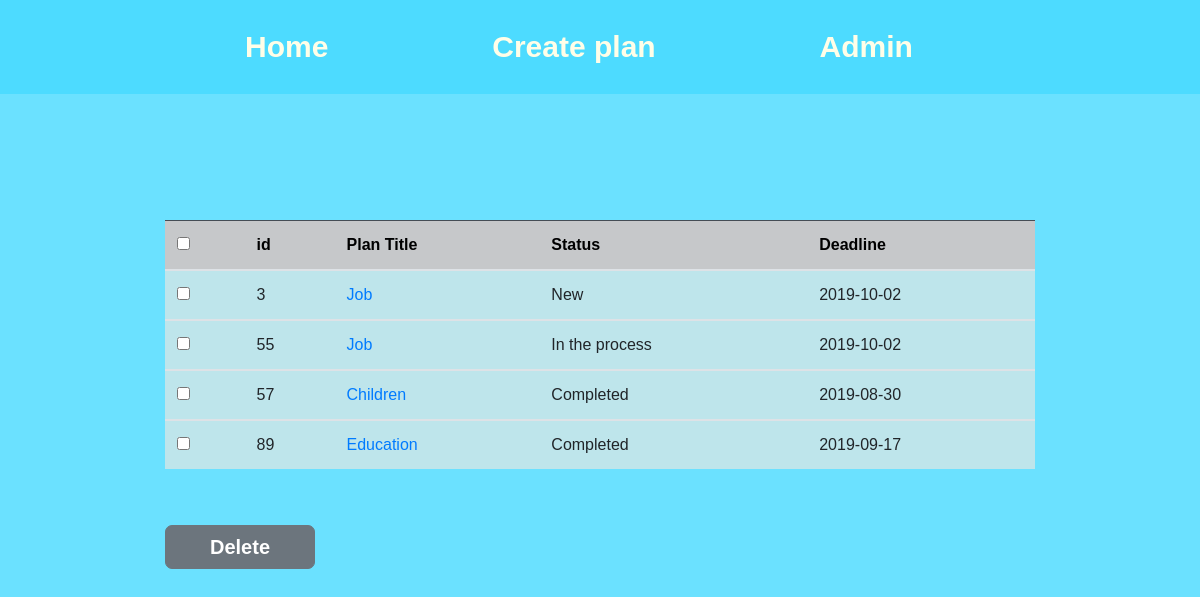
The page / on the database its author committed.
### webapp/models.py (models this page shows, shortened)
class Plan(models.Model):
    title = models.CharField(max_length=200, verbose_name='Plan name')
    text = models.TextField(max_length=3000, null=True, blank=True, verbose_name='Description')
    status = models.CharField(max_length=20, null=False, blank=False, verbose_name='Status', default=STATUS_CHOICES[0][0],
                              choices=STATUS_CHOICES)
    deadline = models.DateField(max_length=10, null=True, blank=True, default='', verbose_name='Deadline')

### webapp/views.py (the view)
# urls.py: path('', index_view, name='index'),
def index_view(request, *args, **kwargs):
    plans = Plan.objects.all()
    context = {
        'plans': plans
    }
    return render(request, 'index.html', context)

### webapp/templates/index.html (shortened to what this page needs)
{% extends 'base.html' %}
{% block content %}
    <form method="POST" action="{% url 'delete_item'%}">
        <div class="container_index">
            <div class="row">
                <div class="col-12">
                    <table class="table">
                        <thead>
                        <tr class="table-dark">
                            <th scope="col"><input type="checkbox"></th>
                            <th scope="col">id</th>
                            <th scope="col">Plan Title</th>
                            <th scope="col">Status</th>
                            <th scope="col">Deadline</th>
                        </tr>
                        </thead>
                        {% for plan in plans %}
                            <tbody>
                            <tr class="table-info">
                                <td class="vcenter"><input type="checkbox" name="choice_item" value="{{ plan.pk }}"/></td>
                                <td>{{ plan.pk }}</td>
                                <td><a href="{% url 'view_plan' plan.pk %}">{{ plan.title }}</td>
                                <td>{{ plan.get_status_display }}</td>
                                <td>{{ plan.deadline|date:'Y-m-d'}}</td>
                            </tr>
                            </tbody>
                        {% endfor %}
                    </table>
                </div>
            </div>
                <p><input type="submit" value="Delete" class="btn btn-secondary"></p>
        </div>
    </form>
{% endblock %}

### webapp/templates/base.html (shortened to what this page needs)
{% load staticfiles %}
<!doctype html>
<html lang="en">
<head>
    <link rel="stylesheet" href="{% static 'css/bootstrap.min.css' %}">
    <link rel="stylesheet" href="{% static 'css/style.css' %}">
</head>
<body>
<nav class="navbar">
    <div class="container">
        <ul class="navbar_menu">
            <li><a href="{% url 'index' %}">Home</a></li>
            <li><a href="{% url 'create_plan' %}">Create plan</a></li>
            <li><a href="/admin/">Admin</a></li>
        </ul>
    </div>
</nav>
<div class="container">
    {% block content %} {% endblock %}
</div>
</body>
</html>

### webapp/static/css/style.css (style rules this page uses)
body { font-family: Arial, sans-serif; background-color: rgba(77, 219, 255, 0.83); color: #222222; margin-top: 60px; }
.navbar { display: block; background: #4ddbff; position: fixed; top: 0; right: 0; left: 0; font-size: 0; box-sizing: border-box; padding: 7px 30px; }
.navbar_menu { font-size: 14px; font-weight: bold; line-height: 1; padding: 0; margin: 0; display: inline-block; color: #fffee8; }
.navbar_menu li { display: inline-block; font-size: 30px; margin: 20px 60px; }
.navbar_menu a { display: inline-block; text-decoration: none; color: inherit; padding: 5px 20px; }
.container { max-width: 900px; width: 90%; margin: 0 auto; }
.btn { font-size: 20px; border-radius: 7px; width: 150px; font-weight: bold; margin-top: 40px; }
.container_index { padding: 10rem 0em; }
td.vcenter { vertical-align: middle; }
.table-dark { color: black; }

### rows shown on the page
Plan: pk "3", title "Job", status "New", deadline "2019-10-02"
Plan: pk "55", title "Job", status "In the process", deadline "2019-10-02"
Plan: pk "57", title "Children", status "Completed", deadline "2019-08-30"
Plan: pk "89", title "Education", status "Completed", deadline "2019-09-17"
